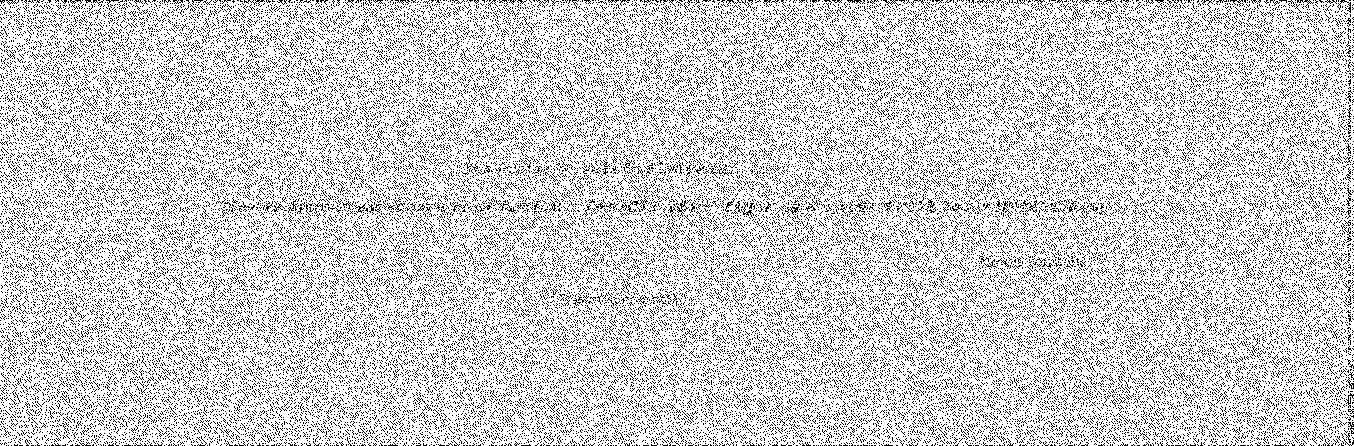
#> input picture conflits_d_interets/files/ouvremoi/lausiv.bmp, 1354 x 446 px
$ python mergeFiles.py
#> lines starting #> are read from the running program, lines starting #| are printed output that depends on the picture
from PIL import Image

def decode_shares(share1_path, share2_path, output_path):
#> called with share1_path = 'ouvremoi/lausiv.bmp', share2_path = 'ouvremoi/yhpargotpyrc.bmp', output_path = 'merge.bmp'
    share1 = Image.open(share1_path).convert('1')
#> share1 is the input picture: PIL image 1354x446 1; 80.7% white; black in thin lines or dots
    share2 = Image.open(share2_path).convert('1')
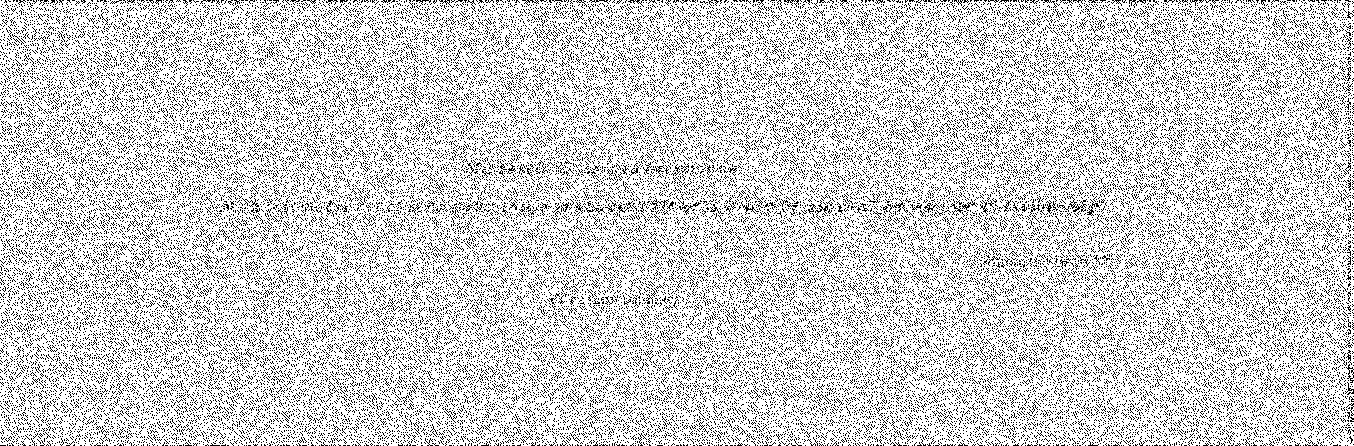
#> input picture conflits_d_interets/files/ouvremoi/yhpargotpyrc.bmp, 1354 x 446 px
#> share2 is the input picture: PIL image 1354x446 1; 80.7% white; black in thin lines or dots

    width, height = share1.size
#> width = 1354; height = 446
    decoded_image = Image.new('1', (width, height), color=255)
#> decoded_image: PIL image 1354x446 1; every value is 1

    for x in range(width):
        for y in range(height):
            pixel_share1 = share1.getpixel((x, y))
            pixel_share2 = share2.getpixel((x, y))
            decoded_pixel = pixel_share1 ^ pixel_share2
            decoded_image.putpixel((x, y), decoded_pixel)
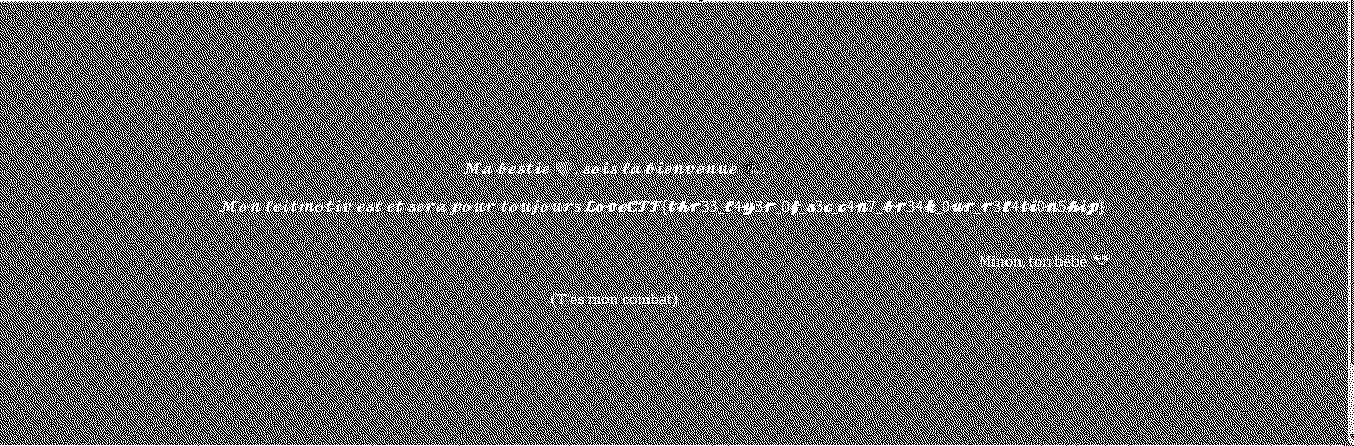
#> decoded_image: PIL image 1354x446 1; 38.6% white in thin lines or dots

    decoded_image.save(output_path)

    result = Image.open(output_path)
    result.show()

if __name__ == "__main__":
    share1_path = "ouvremoi/lausiv.bmp"
    share2_path = "ouvremoi/yhpargotpyrc.bmp"
    output_path = "merge.bmp"
    decode_shares(share1_path, share2_path, output_path)
